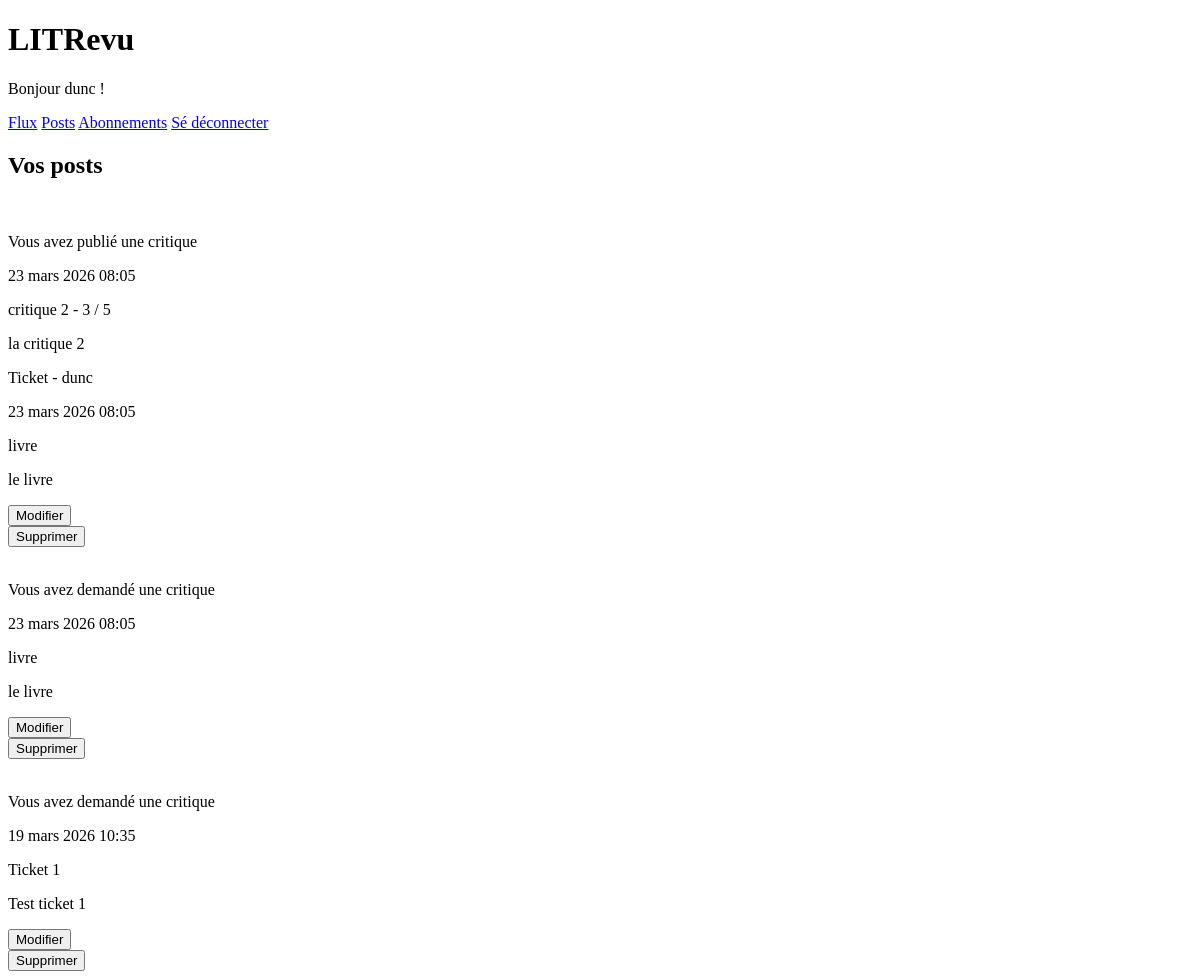
Page /posts/ (signed in) on the earlier database version.
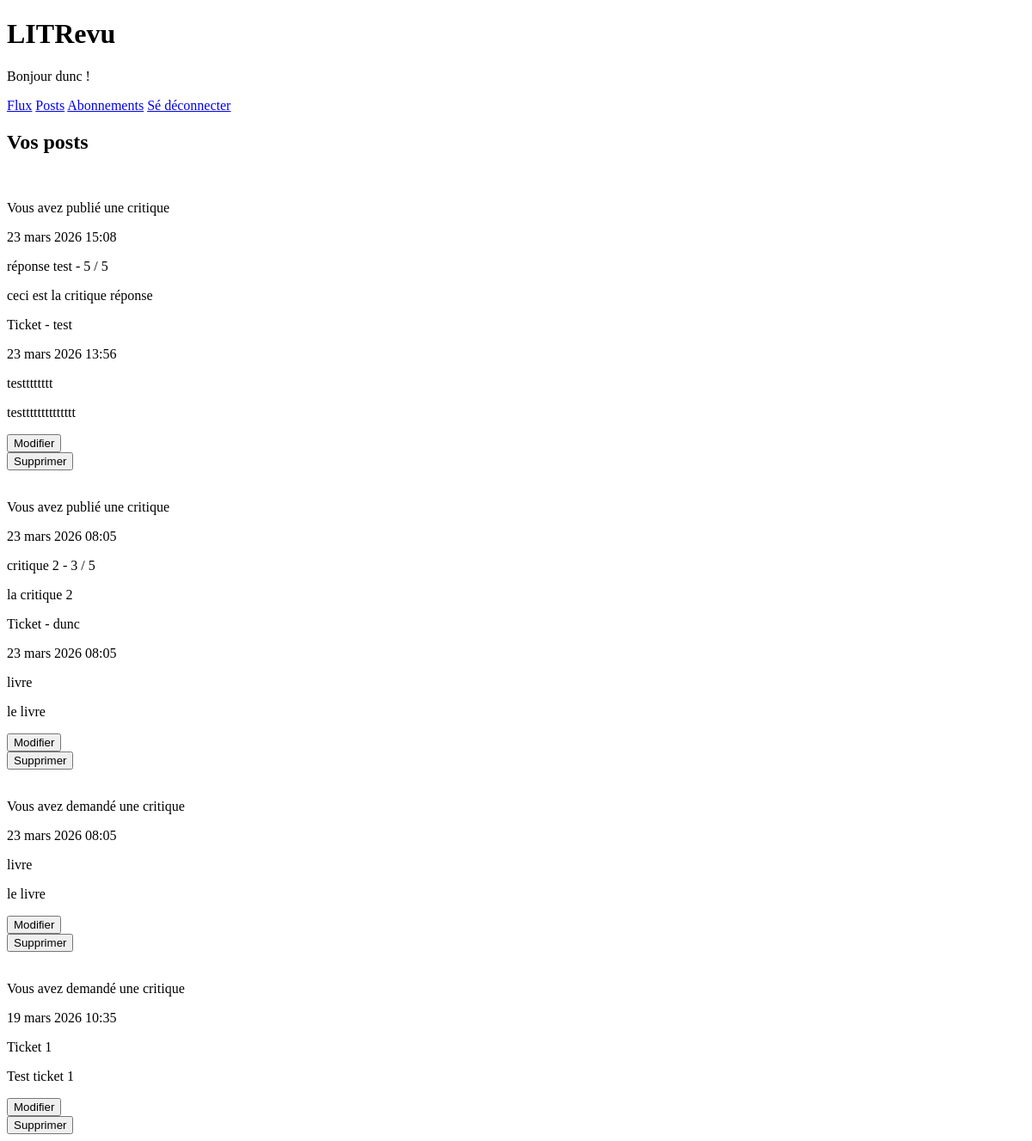
Same page on the later database version.
### review_app/models.py (models this page shows)
class Review(models.Model):
    ticket = models.ForeignKey(to=Ticket, on_delete=models.CASCADE)
    rating = models.PositiveSmallIntegerField(validators=[MinValueValidator(0), MaxValueValidator(5)])
    headline = models.CharField(max_length=128)
    body = models.TextField()
    author = models.ForeignKey(to=settings.AUTH_USER_MODEL, on_delete=models.CASCADE)
    time_created = models.DateTimeField(auto_now_add=True)

class Ticket(models.Model):
    title = models.CharField(max_length=120)
    description = models.TextField()
    image = models.ImageField(upload_to='images/', blank=True)
    time_created = models.DateTimeField(auto_now_add=True)
    author = models.ForeignKey(settings.AUTH_USER_MODEL, on_delete=models.CASCADE)
    closed = models.BooleanField(default=False, blank=True)

### authentication/models.py (models this page shows)
class User(AbstractUser):
    follows = models.ManyToManyField('self', symmetrical=False, related_name='followers', blank=True)

### review_app/views.py (the view)
# urls.py: path("posts/", review_app.views.posts, name='posts'),
@login_required
def posts(request):
    tickets = Ticket.objects.filter(author=request.user)
    reviews = Review.objects.filter(author=request.user)
    items = []
    for ticket in tickets:
        ticket.type = 'TICKET'
        items.append(ticket)
    for review in reviews:
        review.type = 'REVIEW'
        items.append(review)
    context = sorted(items, key=lambda x: x.time_created, reverse=True)
    return render(request, 'review_app/posts.html', {'context': context})

### review_app/templates/review_app/posts.html
{% extends 'base.html' %}
{% block content %}
    <h2>Vos posts</h2>
        {% for element in context %}
        <br>
            {% if element.type == "TICKET" %}
                {% include 'review_app/partials/ticket_snippet.html'  with ticket=element in_review=False %}
                <form action="{% url 'edit-ticket' element.id %}">
                    <button type="submit">Modifier</button>
                </form>
                <form action="{% url 'delete-ticket' element.id %}">
                    <button type="submit">Supprimer</button>
                </form>
            {% elif element.type == "REVIEW" %}
                {% include 'review_app/partials/review_snippet.html'  with review=element %}
                {% include 'review_app/partials/ticket_snippet.html'  with ticket=element.ticket in_review=True  %}
                <form action="{% url 'edit-review' element.id %}">
                    <button type="submit">Modifier</button>
                </form>
                <form action="{% url 'delete-review' element.id %}">
                    <button type="submit">Supprimer</button>
                </form>
            {% endif %}
        {% endfor %}
{% endblock content %}

### review_app/templates/review_app/partials/review_snippet.html
{% if review.author == request.user %}
    <p>Vous avez publié une critique</p>
{% else %}
    <p>{{ review.author }} a publié une critique</p>
{% endif %}
<p>{{ review.time_created }}</p>
<p>{{ review.headline }} - {{ review.rating }} / 5</p>
<p>{{ review.body }}</p>

### review_app/templates/review_app/partials/ticket_snippet.html (shortened to what this page needs)
{% if in_review == True %}
    <p>Ticket - {{ ticket.author }}</p>
{% else %}
    {% if ticket.author == request.user %}
        <p>Vous avez demandé une critique</p>
    {% else %}
        <p>{{ ticket.author }} a demandé une critique</p>
    {% endif %}
{% endif %}
<p>{{ ticket.time_created }}</p>
<p>{{ ticket.title }}</p>
<p>{{ ticket.description }}</p>

Differences in the rows shown:
added Review: shows "Vous avez publié une critique", time_created "23 mars 2026 15:08", headline "réponse test", rating "5", body "ceci est la critique réponse"
now on this page (row edited): Ticket: author "test", time_created "23 mars 2026 13:56", title "testttttttt", description "testttttttttttttt"
